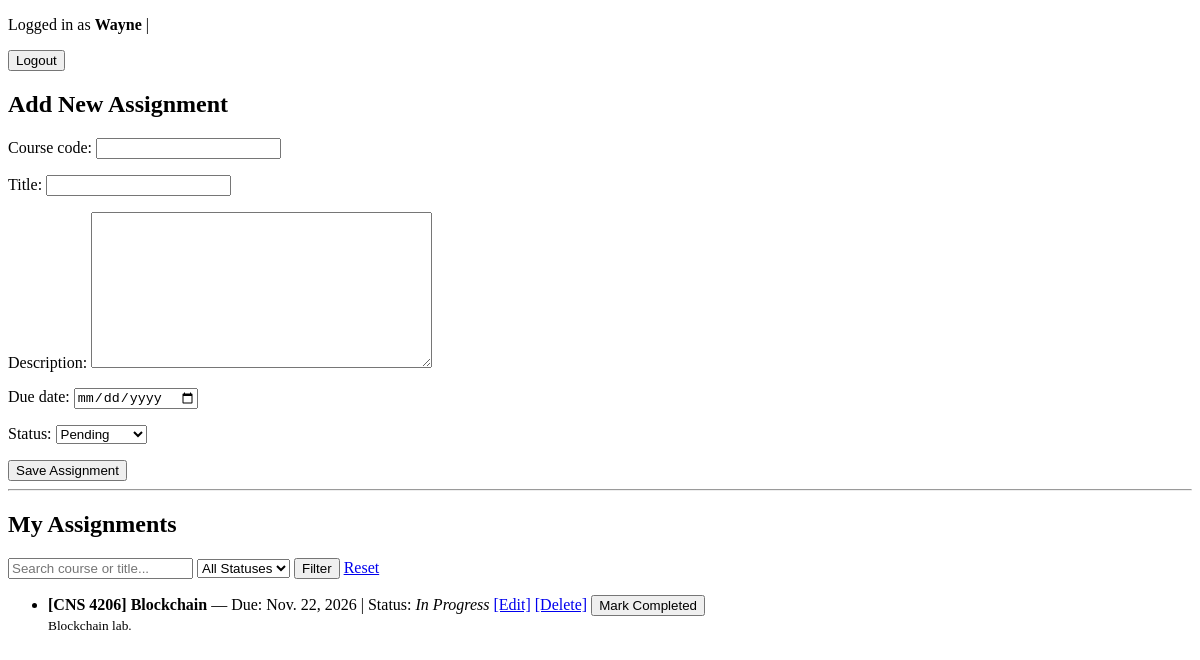
The app's page / (signed in), older data.
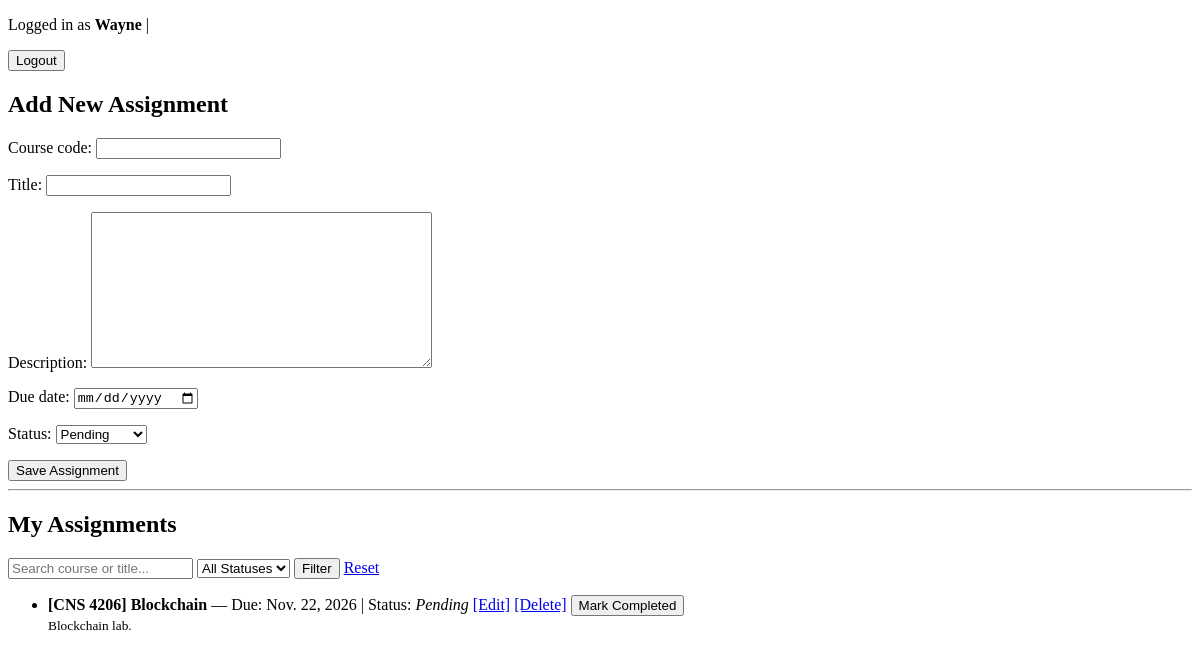
The same page, newer data.
### assignments/models.py (models this page shows, shortened)
class Assignment(models.Model):
    STATUS_CHOICES = [
        ('PENDING', 'Pending'),
        ('IN_PROGRESS', 'In Progress'),
        ('COMPLETED', 'Completed'),
    ]
    user = models.ForeignKey(settings.AUTH_USER_MODEL, on_delete=models.CASCADE)
    course_code = models.CharField(max_length=20)
    title = models.CharField(max_length=200)
    description = models.TextField(blank=True)
    due_date = models.DateField()
    status = models.CharField(max_length=15, choices=STATUS_CHOICES, default='PENDING')
    created_at = models.DateTimeField(auto_now_add=True)

### assignments/views.py (the view)
# urls.py: path('', views.assignment_list, name='assignment_list'),
@login_required
def assignment_list(request):
    if request.method == 'POST':
        form = AssignmentForm(request.POST)
        if form.is_valid():
            assignment = form.save(commit=False)
            assignment.user = request.user
            assignment.save()
            return redirect('assignment_list')
    else:
        form = AssignmentForm()
    status_filter = request.GET.get('status', '')
    search_query = request.GET.get('q', '').strip()
    assignments = Assignment.objects.filter(user=request.user)
    if status_filter in dict(Assignment.STATUS_CHOICES):
        assignments = assignments.filter(status=status_filter)
    if search_query:
        assignments = assignments.filter(
            Q(title__icontains=search_query)
            | Q(course_code__icontains=search_query)
            | Q(description__icontains=search_query)
        )
    assignments = assignments.order_by('due_date', '-created_at')
    return render(
        request,
        'assignments/assignment_list.html',
        {
            'form': form,
            'assignments': assignments,
            'status_filter': status_filter,
            'search_query': search_query,
        },
    )

### assignments/forms.py
class AssignmentForm(forms.ModelForm):
    class Meta:
        model = Assignment
        fields = ['course_code', 'title', 'description', 'due_date', 'status']
        widgets = {
            'due_date': forms.DateInput(attrs={'type': 'date'}),
        }

### assignments/templates/assignments/assignment_list.html (shortened to what this page needs)
<!DOCTYPE html>
<html>
<head><title>Student Assignment & Task Tracker</title></head>
<body>
    <p>
        Logged in as <strong>{{ request.user.username }}</strong> |
        <form action="{% url 'logout' %}" method="post" style="display:inline;">
            <button type="submit">Logout</button>
        </form>
    </p>
    <h2>Add New Assignment</h2>
    <form method="post">
        {{ form.as_p }}
        <button type="submit">Save Assignment</button>
    </form>
    <hr>
    <h2>My Assignments</h2>
    <form method="get">
        <input type="text" name="q" value="{{ search_query }}" placeholder="Search course or title...">
        <select name="status">
            <option value="">All Statuses</option>
        </select>
        <button type="submit">Filter</button>
        <a href="{% url 'assignment_list' %}">Reset</a>
    </form>
    <ul>
        {% for item in assignments %}
            <li>
                <strong>[{{ item.course_code }}] {{ item.title }}</strong>
                — Due: {{ item.due_date }}
                | Status: <em>{{ item.get_status_display }}</em>
                <a href="{% url 'edit_assignment' item.pk %}">[Edit]</a>
                <a href="{% url 'delete_assignment' item.pk %}">[Delete]</a>
                <form action="{% url 'toggle_complete' item.pk %}" method="post" style="display:inline;">
                    <button type="submit">{% if item.status == 'COMPLETED' %}Mark Pending{% else %}Mark Completed{% endif %}</button>
                </form>
                {% if item.description %}<br><small>{{ item.description }}</small>{% endif %}
            </li>
        {% empty %}
            <li>No matching assignments found.</li>
        {% endfor %}
    </ul>
</body>
</html>

Row changes from the older to the newer data that the page shows:
changed Assignment "CNS 4206": status "In Progress" → "Pending"
